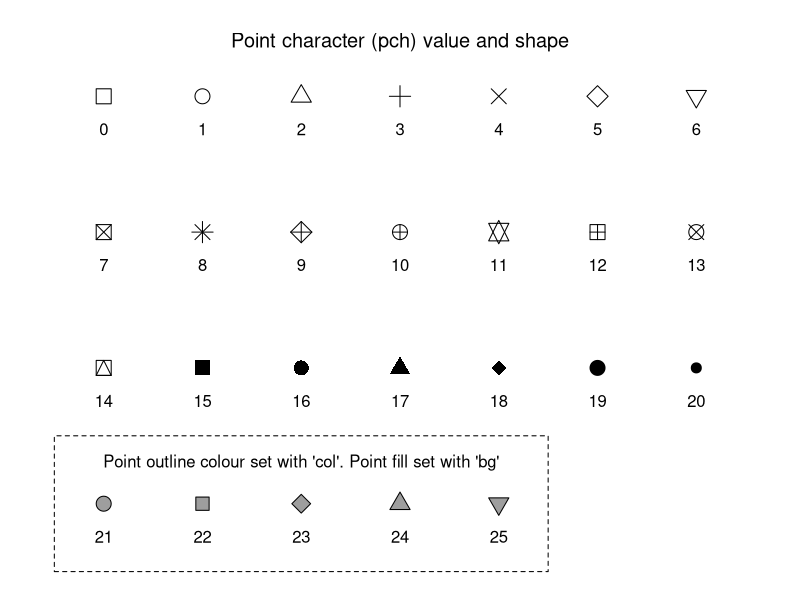

Generate this figure with R:
# Plot all shapes and colours
df <- expand.grid(x=1:7, y=4:1)

png("pch_ref_plot/pch_reference_plot.png", width=200, height=180,  units = "mm", res=300)

par(mar=c(4,4,4,4))
plot(df$x, df$y, pch=c(0:25,NA,NA), col=1, bg=24,
     axes=F, cex=2, xlab="", ylab="", xpd=T,
     font.main=1,
     main="Point character (pch) value and shape")

# Add pch value beneath each point
text(df$x, df$y, label=c(0:25,NA,NA), adj=c(0.5,3), xpd=T)

# Add explanation around last 5 shapes
rect(0.5, 0.5, 5.5, 1.5, xpd=T, lty=2)
text(3, 1.3, label="Point outline colour set with 'col'. Point fill set with 'bg'", xpd=T)

dev.off()